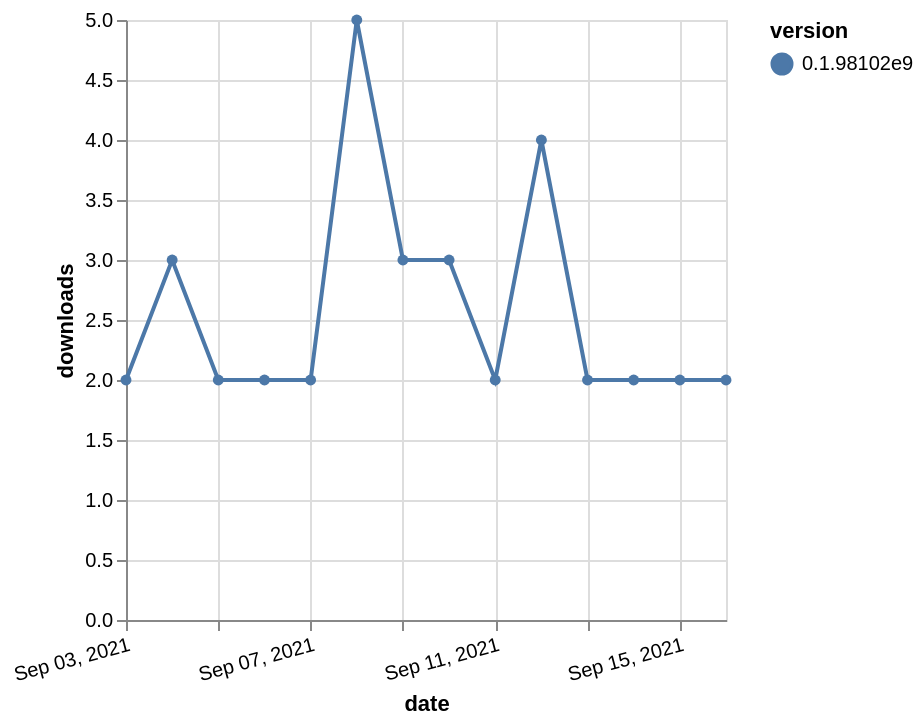

This figure's Vega-Lite source:
### Vega-Lite specification from a JSON file in a GitHub repository (floating-point values rounded to 4 significant figures)
{"$schema": "https://vega.github.io/schema/vega-lite/v5.json", "description": "A simple bar chart with embedded data.", "data": {"values": [{"date": "2021-09-03", "total": 1237, "delta": 2, "version": "0.1.98102e9"}, {"date": "2021-09-04", "total": 1240, "delta": 3, "version": "0.1.98102e9"}, {"date": "2021-09-05", "total": 1242, "delta": 2, "version": "0.1.98102e9"}, {"date": "2021-09-06", "total": 1244, "delta": 2, "version": "0.1.98102e9"}, {"date": "2021-09-07", "total": 1246, "delta": 2, "version": "0.1.98102e9"}, {"date": "2021-09-08", "total": 1251, "delta": 5, "version": "0.1.98102e9"}, {"date": "2021-09-09", "total": 1254, "delta": 3, "version": "0.1.98102e9"}, {"date": "2021-09-10", "total": 1257, "delta": 3, "version": "0.1.98102e9"}, {"date": "2021-09-11", "total": 1259, "delta": 2, "version": "0.1.98102e9"}, {"date": "2021-09-12", "total": 1263, "delta": 4, "version": "0.1.98102e9"}, {"date": "2021-09-13", "total": 1265, "delta": 2, "version": "0.1.98102e9"}, {"date": "2021-09-14", "total": 1267, "delta": 2, "version": "0.1.98102e9"}, {"date": "2021-09-15", "total": 1269, "delta": 2, "version": "0.1.98102e9"}, {"date": "2021-09-16", "total": 1271, "delta": 2, "version": "0.1.98102e9"}]}, "width": "container", "mark": {"type": "line", "point": {"filled": true}}, "encoding": {"x": {"field": "date", "type": "temporal", "timeUnit": "yearmonthdate", "title": "date", "axis": {"labelAngle": -15}}, "y": {"field": "delta", "type": "quantitative", "title": "downloads"}, "color": {"field": "version", "type": "nominal"}, "tooltip": {"field": "delta"}}}
